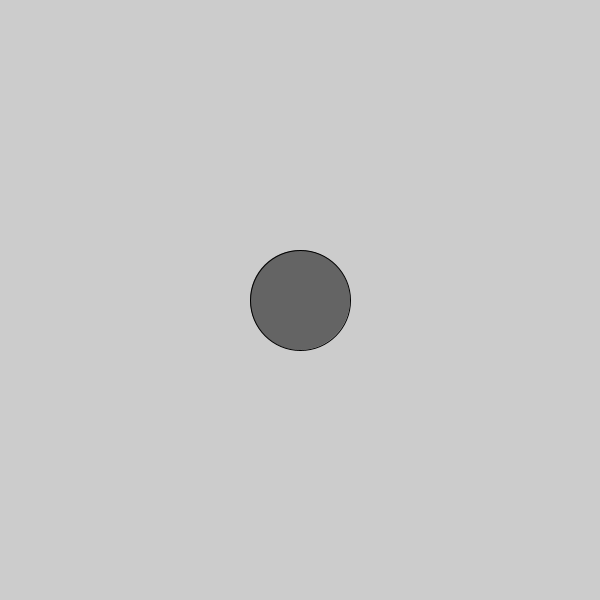
Frame 1 (no input)
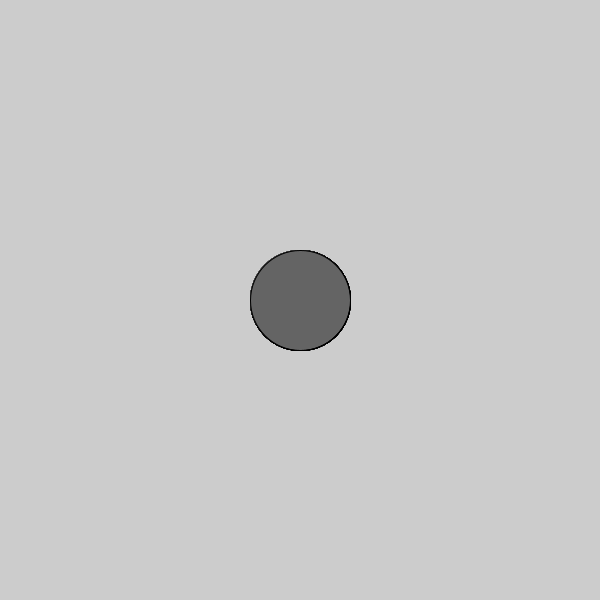
Frame 60 (the mouse pressed at the canvas centre just before this capture)
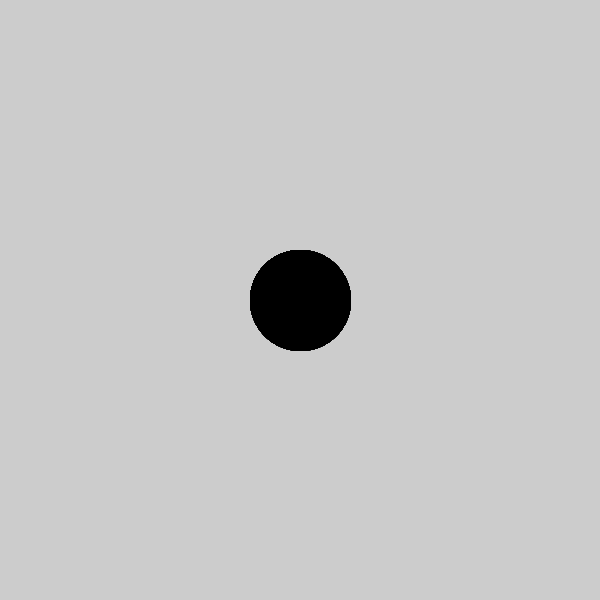
Frame 120 (the mouse held since frame 60 and released just before this capture)

The Processing sketch that drew these frames (run headless with seeded random() and noise(); from frame 60 on, the mouse is pressed at the canvas centre):

// Processing sketch: Logical_Dot
// ── Logical_Dot.pde
void setup(){
  size(600,600);
}
void draw(){
  
  if(mousePressed){
    fill(0,0,0);
  }else{
    fill(100,100,100);
}
ellipse(300,300,100,100);
}
